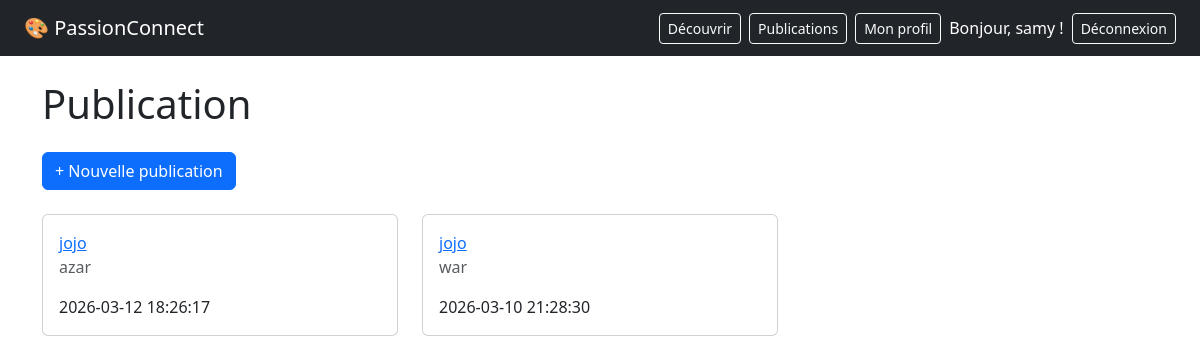
Screenshot of /publication (signed in) with the database file from the repository.
### tables this page shows
CREATE TABLE user(
            id INTEGER PRIMARY KEY AUTOINCREMENT,
            username TEXT NOT NULL UNIQUE,
            email TEXT NOT NULL UNIQUE,
            password TEXT NOT NULL,
            bio TEXT,
            photo TEXT,
            created_at TIMESTAMP DEFAULT CURRENT_TIMESTAMP           
        );

CREATE TABLE publication (
            id INTEGER PRIMARY KEY AUTOINCREMENT,
            contenu TEXT NOT NULL,
            image TEXT,
            created_at TIMESTAMP DEFAULT CURRENT_TIMESTAMP,
            user_id INTEGER,
            FOREIGN KEY (user_id) REFERENCES user(id)
        );

### app/publication/routes.py (the view)
@publication.route('/publication')
@login_required
def mes_publications():
    db = get_db()
    cursor = db.cursor()
    publications = cursor.execute('''
        SELECT publication.contenu, publication.created_at, user.username, user.id as user_id
        FROM publication
        JOIN user ON publication.user_id = user.id
        ORDER BY publication.created_at DESC
    ''').fetchall()
    db.close()
    return render_template('publication.html', publications = publications)

### app/__init__.py (called while the page is built)
def create_app():
    app = Flask(__name__)
    app.config.from_object(Config)
    login_manager.init_app(app)
    bcrypt.init_app(app)
    login_manager.login_view = 'auth.connexion'
    login_manager.login_message = 'Connecte-toi pour accéder à cette page.'
    from app.auth.routes import auth
    app.register_blueprint(auth)
    from app.profil.routes import profil
    app.register_blueprint(profil)
    from app.decouverte.routes import decouverte
    app.register_blueprint(decouverte)
    from app.publication.routes import publication
    app.register_blueprint(publication)
    @login_manager.user_loader
    def load_user(user_id):
        from app.models import User
        return User.get_by_id(int(user_id))
    return app

### app/models.py (called while the page is built)
    @staticmethod
    def get_by_id(user_id):
        db = get_db()
        cursor = db.cursor()
        user = cursor.execute(
            'SELECT * FROM user WHERE id = ?', (user_id,)
        ).fetchone()
        db.close()
        if user:
            return User(user['id'], user['username'], user['email'], user['bio'])
        return None

### database.py (called while the page is built)
def get_db():
    db = sqlite3.connect('passionconnect.db') #retoune des dictionnaires au lieu des tuples
    db.row_factory = sqlite3.Row
    return db

### app/templates/publication.html
{% extends 'base.html' %}
{% block contenu %}
    <h1 class="mb-4">Publication</h1>
    <a href="/publication/nouvelle" class="btn btn-primary mb-4">+ Nouvelle publication</a>
    <div class="row">
        {% for post in publications %}
            <div class="col-md-4 mb-4">
                <div class="card h-100">
                    <div class="card-body">
                        <a href="/profil/{{ post.user_id }}">{{ post.username }}</a>
                        <p class="card-text text-muted">
                            {{ post.contenu or 'Aucune bio pour l instant.' }}
                        </p>
                        <p class="card-text">{{ post.created_at }}</p>
                    </div>
                </div>
            </div>
        {% endfor %}
    </div>
{% endblock %}

### app/templates/base.html (shortened to what this page needs)
<!DOCTYPE html>
<html lang="fr">
<head>
    <link href="https://cdn.jsdelivr.net/npm/bootstrap@5.3.0/dist/css/bootstrap.min.css" rel="stylesheet">
</head>
<body>
    <nav class="navbar navbar-dark bg-dark px-4">
        <a class="navbar-brand" href="/">🎨 PassionConnect</a>
        <div class="d-flex align-items-center gap-2">
            {% if current_user.is_authenticated %}
                <a href="/decouverte" class="btn btn-outline-light btn-sm">Découvrir</a>
                <a href="/publication" class="btn btn-outline-light btn-sm">Publications</a>
                <a href="/profil" class="btn btn-outline-light btn-sm">Mon profil</a>
                <span class="text-white">Bonjour, {{ current_user.username }} !</span>
                <a href="/deconnexion" class="btn btn-outline-light btn-sm">Déconnexion</a>
            {% else %}
                <a href="/connexion" class="btn btn-outline-light btn-sm">Connexion</a>
                <a href="/inscription" class="btn btn-light btn-sm">Inscription</a>
            {% endif %}
        </div>
    </nav>
    <div class="container mt-4">
        {% block contenu %}{% endblock %}
    </div>
</body>
</html>

### rows the page displays
user: username "samy"
publication: username "jojo", contenu "azar", created_at "2026-03-12 18:26:17"
publication: username "jojo", contenu "war", created_at "2026-03-10 21:28:30"
